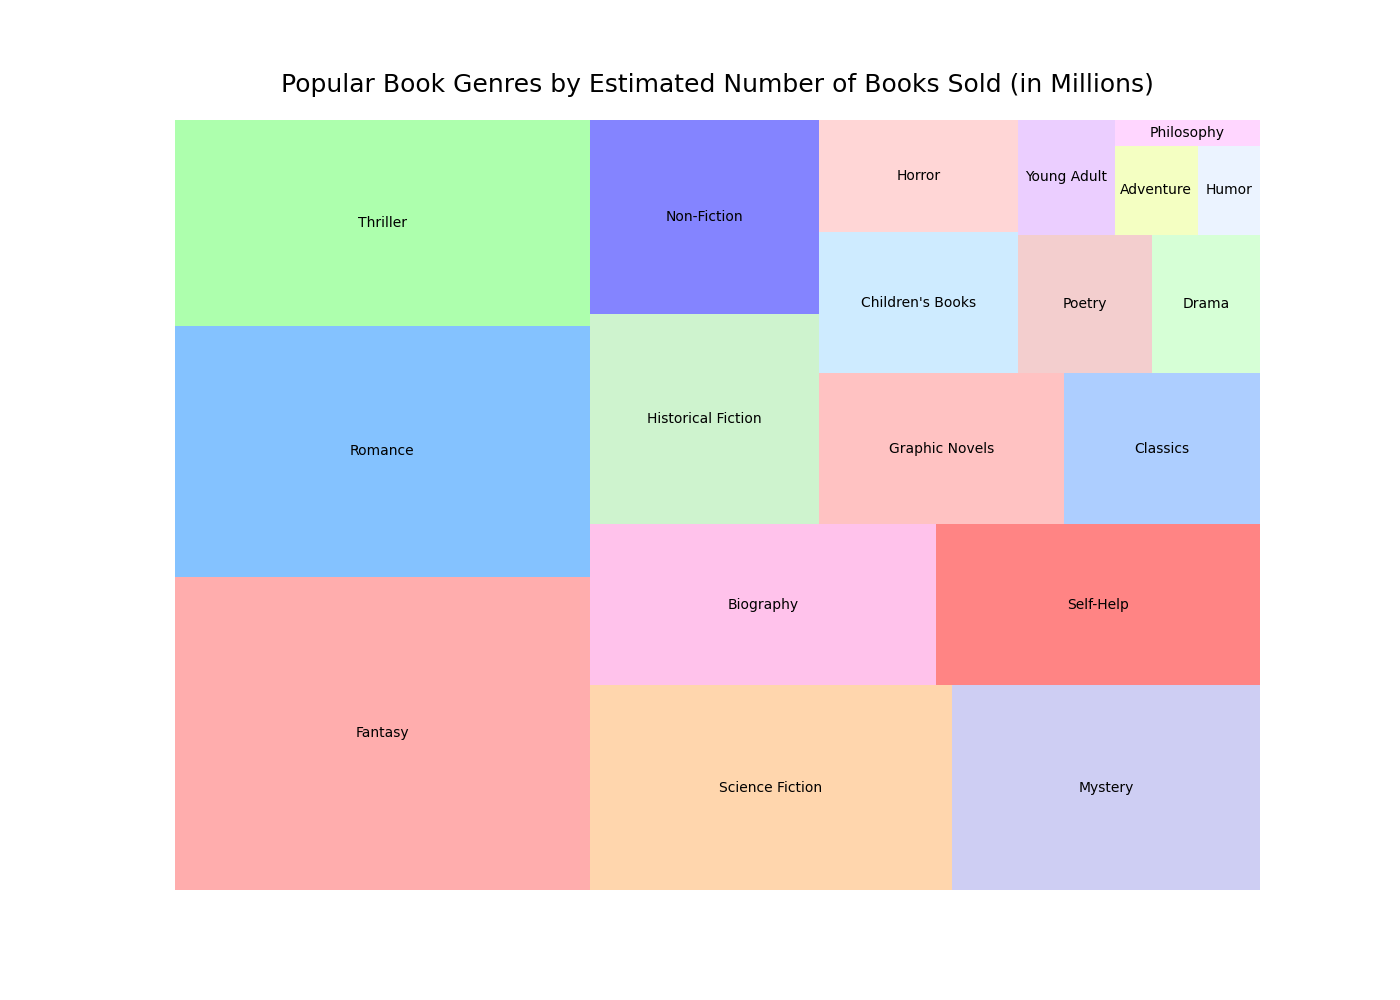

Python code for this plot:

import matplotlib.pyplot as plt
import squarify

# Data
genres = [
    'Fantasy', 'Romance', 'Thriller', 'Science Fiction', 'Mystery', 
    'Biography', 'Self-Help', 'Historical Fiction', 'Non-Fiction', 'Graphic Novels', 
    'Classics', "Children's Books", 'Horror', 'Poetry', 'Drama', 
    'Young Adult', 'Adventure', 'Humor', 'Philosophy'
]
books_sold = [
    3500, 2800, 2300, 2000, 1700, 
    1500, 1400, 1300, 1200, 1000, 
    800, 750, 600, 500, 400, 
    300, 200, 150, 100
]
colors = [
    '#ff9999', '#66b3ff', '#99ff99', '#ffcc99', '#c2c2f0', 
    '#ffb3e6', '#ff6666', '#c2f0c2', '#6666ff', '#ffb3b3', 
    '#99c2ff', '#c2e6ff', '#ffcccc', '#f0c2c2', '#ccffcc', 
    '#e6c2ff', '#f2ffb3', '#e6f0ff', '#ffccff'
]

# Plot
plt.figure(figsize=(14, 10))
squarify.plot(sizes=books_sold, label=genres, color=colors, alpha=0.8)
plt.title('Popular Book Genres by Estimated Number of Books Sold (in Millions)', fontsize=18, pad=20)
plt.axis('off')
plt.show()
